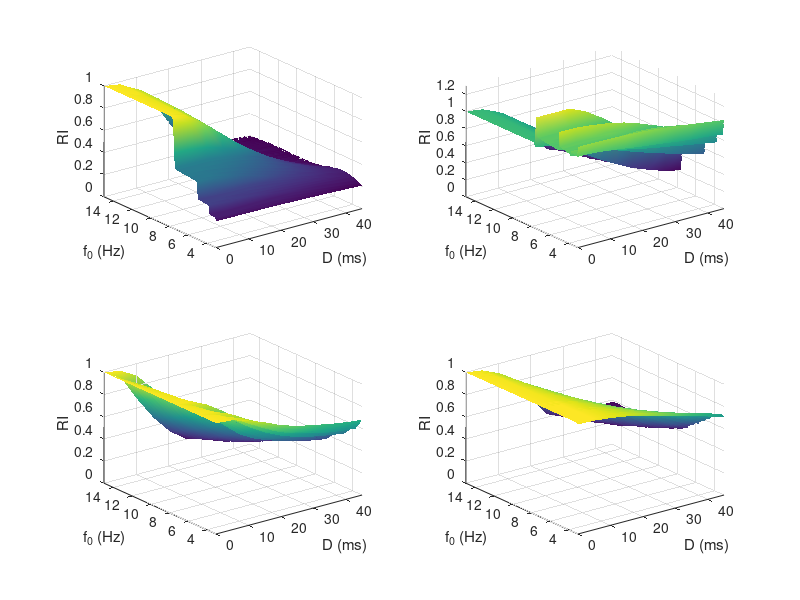

Write the MATLAB code that produced this figure.
function pintari

%

figure(1)
load resultDemowithD
subplot(2,2,1),
surf(D,f0,RItot), axis tight, shading interp
ejes = axis; ejes(5:6) = [0 1]; axis(ejes)
xlabel('D (ms)');  
ylabel('f_0 (Hz)');  zlabel('RI')

load resultDemowithDrationcorrection
subplot(2,2,2),
surf(D,f0,RItot), axis tight, shading interp
ejes = axis;
ejes(5:6) = [0 1.3]; axis(ejes)
xlabel('D (ms)')
ylabel('f_0 (Hz)')
zlabel('RI')
%title('Theoretical ratio correction')

load resultDemowithDHC
subplot(2,2,3),
surf(D,f0,RItot), axis tight, shading interp
ejes = axis;
ejes(5:6) = [0 1]; axis(ejes)
xlabel('D (ms)')
ylabel('f_0 (Hz)')
zlabel('RI')
%title('Harmonic correction')

load resultDemoSingleHarmonic;
subplot(2,2,4),
surf(D,f0,RItot), axis tight, shading interp
ejes = axis;
ejes(5:6) = [0 1]; axis(ejes)
xlabel('D (ms)')
ylabel('f_0 (Hz)')
zlabel('RI')
%title('Single Harmonic correction')
